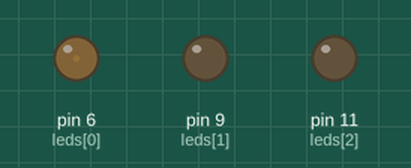
Simulated run of this sketch. Board: Arduino Uno, built with avr-gcc and run on an emulated ATmega328P. Shown: output pins drawn as LEDs (lit = HIGH).

Above: at 0.05 s.
At 2.15 s:
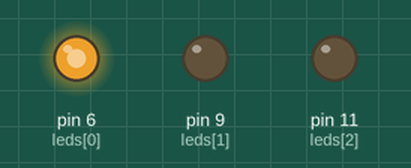
At 3.75 s:
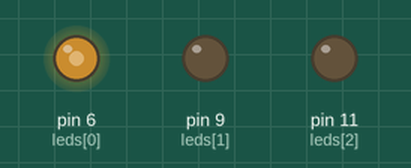
At 7.45 s:
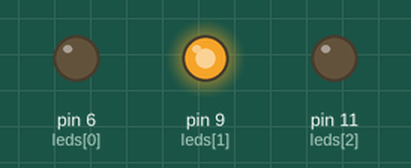
At 11.75 s:
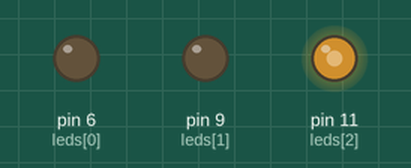
At 14.85 s:
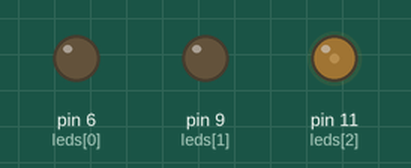
Timing chart, 0 to 20.0 s (numbered marks = the images above):
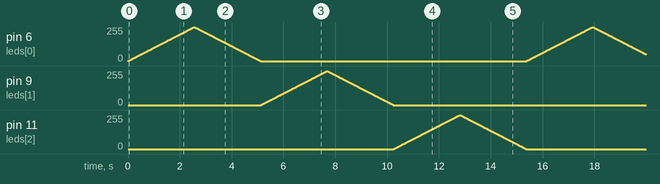

The sketch:

intensidad_de_led.ino
```cpp
int leds[]={6,9,11};
int i,i2;//Variable auxiliar para condicionales

void setup() {
  pinMode(leds[0], OUTPUT);//Se inicializa como OUTPUT el pin a usar. Debe ser PWM
  pinMode(leds[1], OUTPUT);//Se inicializa como OUTPUT el pin a usar. Debe ser PWM
  pinMode(leds[2], OUTPUT);//Se inicializa como OUTPUT el pin a usar. Debe ser PWM

}

void loop() {
//Se recorren los valores desde el 0 al 255 para enviar una señal PWM con ciclo de trabajo de 0% a 100%
//aumentando en 2.55% el ciclo de trabajo cada 10 mili segundos.
for(i2=0;i2<3;i2++){
        for(i=0; i<256; i++){
          analogWrite(leds[i2],i);
          delay(10);
        }
      //Se recorren los valores del 255 al 0 de mayor a menor igual que el for anterior.
        for(i=255; i>-1; i--){
          analogWrite(leds[i2],i);
          delay(10);
        }
    }
}
```
